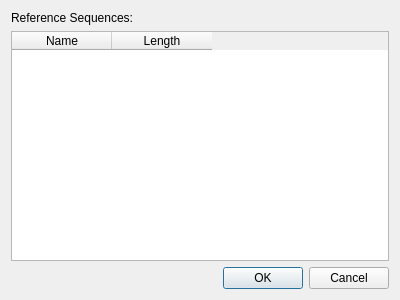
<?xml version="1.0" encoding="UTF-8"?>
<ui version="4.0">
 <class>SelectReferencesDialog</class>
 <widget class="QDialog" name="SelectReferencesDialog">
  <property name="geometry">
   <rect>
    <x>0</x>
    <y>0</y>
    <width>400</width>
    <height>300</height>
   </rect>
  </property>
  <property name="windowTitle">
   <string>Select Reference Sequences</string>
  </property>
  <layout class="QVBoxLayout" name="verticalLayout">
   <item>
    <widget class="QLabel" name="label">
     <property name="text">
      <string>Reference Sequences:</string>
     </property>
    </widget>
   </item>
   <item>
    <widget class="QTableWidget" name="referencesTable">
     <property name="enabled">
      <bool>true</bool>
     </property>
     <property name="dragDropOverwriteMode">
      <bool>false</bool>
     </property>
     <property name="selectionMode">
      <enum>QAbstractItemView::NoSelection</enum>
     </property>
     <column>
      <property name="text">
       <string>Name</string>
      </property>
     </column>
     <column>
      <property name="text">
       <string>Length</string>
      </property>
     </column>
    </widget>
   </item>
   <item>
    <widget class="QDialogButtonBox" name="buttonBox">
     <property name="orientation">
      <enum>Qt::Horizontal</enum>
     </property>
     <property name="standardButtons">
      <set>QDialogButtonBox::Cancel|QDialogButtonBox::Ok</set>
     </property>
    </widget>
   </item>
  </layout>
 </widget>
 <resources/>
 <connections>
  <connection>
   <sender>buttonBox</sender>
   <signal>accepted()</signal>
   <receiver>SelectReferencesDialog</receiver>
   <slot>accept()</slot>
   <hints>
    <hint type="sourcelabel">
     <x>248</x>
     <y>254</y>
    </hint>
    <hint type="destinationlabel">
     <x>157</x>
     <y>274</y>
    </hint>
   </hints>
  </connection>
  <connection>
   <sender>buttonBox</sender>
   <signal>rejected()</signal>
   <receiver>SelectReferencesDialog</receiver>
   <slot>reject()</slot>
   <hints>
    <hint type="sourcelabel">
     <x>316</x>
     <y>260</y>
    </hint>
    <hint type="destinationlabel">
     <x>286</x>
     <y>274</y>
    </hint>
   </hints>
  </connection>
 </connections>
</ui>
